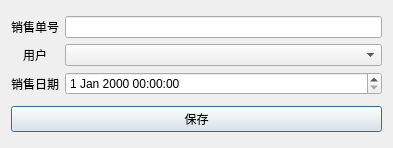
<?xml version="1.0" encoding="UTF-8"?>
<ui version="4.0">
 <class>SellListDialog</class>
 <widget class="QDialog" name="SellListDialog">
  <property name="geometry">
   <rect>
    <x>0</x>
    <y>0</y>
    <width>393</width>
    <height>148</height>
   </rect>
  </property>
  <property name="windowTitle">
   <string>Dialog</string>
  </property>
  <layout class="QGridLayout" name="gridLayout_2">
   <item row="0" column="0">
    <layout class="QGridLayout" name="gridLayout">
     <item row="0" column="0">
      <widget class="QLabel" name="label">
       <property name="text">
        <string>销售单号</string>
       </property>
       <property name="alignment">
        <set>Qt::AlignmentFlag::AlignCenter</set>
       </property>
      </widget>
     </item>
     <item row="2" column="0">
      <widget class="QLabel" name="label_3">
       <property name="text">
        <string>销售日期</string>
       </property>
       <property name="alignment">
        <set>Qt::AlignmentFlag::AlignCenter</set>
       </property>
      </widget>
     </item>
     <item row="1" column="0">
      <widget class="QLabel" name="label_2">
       <property name="text">
        <string>用户</string>
       </property>
       <property name="alignment">
        <set>Qt::AlignmentFlag::AlignCenter</set>
       </property>
      </widget>
     </item>
     <item row="2" column="1">
      <widget class="QDateTimeEdit" name="sell_dateTimeEdit"/>
     </item>
     <item row="1" column="1">
      <widget class="QComboBox" name="sell_user_comboBox"/>
     </item>
     <item row="0" column="1">
      <widget class="QLineEdit" name="sell_list_lineEdit"/>
     </item>
    </layout>
   </item>
   <item row="1" column="0">
    <widget class="QPushButton" name="sell_list_save_btn">
     <property name="text">
      <string>保存</string>
     </property>
    </widget>
   </item>
  </layout>
 </widget>
 <resources/>
 <connections/>
</ui>
